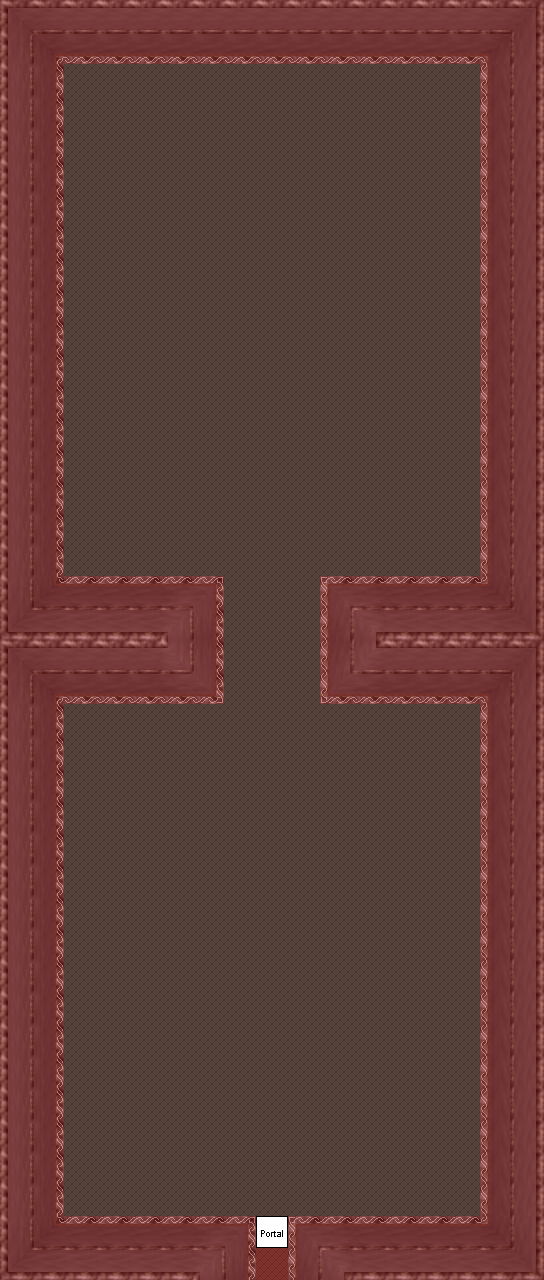

This is a level from a 2D game, rendered from its Tiled map with the project's own tilesets. A one-line summary and the map file follow, with tile-layer data summarised:
An orthogonal 17x40 tile map with 32x32 px tiles, 7 tile layers (0_floor, 1_terrain, 2_object, 3_roof, ...), 1 hidden layer not drawn, 4 tilesets.

<map version="1.2" tiledversion="1.3.0" orientation="orthogonal" renderorder="right-down" compressionlevel="0" width="17" height="40" tilewidth="32" tileheight="32" infinite="0" nextlayerid="9" nextobjectid="1">
 <editorsettings>
  <export target="home_12.tmx" format="tmx" />
 </editorsettings>
 <tileset firstgid="1" name="logic/collision" tilewidth="32" tileheight="32" tilecount="1" columns="1">
  <image source="../../tileset/logic/collision.png" width="32" height="32" />
 </tileset>
 <tileset firstgid="2" name="int_grey" tilewidth="32" tileheight="32" tilecount="121" columns="11">
  <image source="../../tileset/building/wall/int_grey.png" width="352" height="352" />
 </tileset>
 <tileset firstgid="123" name="floor_tiles" tilewidth="32" tileheight="32" tilecount="9" columns="3">
  <image source="../../tileset/ground/indoor/floor_tiles.png" width="96" height="96" />
 </tileset>
 <tileset firstgid="132" name="logic/portal" tilewidth="32" tileheight="32" tilecount="24" columns="8">
  <image source="../../tileset/logic/portal.png" width="256" height="96" />
 </tileset>
 <layer id="1" name="0_floor" width="17" height="40">
  <data>[680 cells, 680 non-empty, 1 distinct tile ids]</data>
 </layer>
 <layer id="2" name="1_terrain" width="17" height="40">
  <data>[680 cells, 250 non-empty, 40 distinct tile ids]</data>
 </layer>
 <layer id="3" name="2_object" width="17" height="40">
  <data>[680 cells, 0 non-empty, 0 distinct tile ids]</data>
 </layer>
 <layer id="4" name="3_roof" width="17" height="40">
  <data>[680 cells, 0 non-empty, 0 distinct tile ids]</data>
 </layer>
 <layer id="5" name="4_roof_add" width="17" height="40">
  <data>[680 cells, 0 non-empty, 0 distinct tile ids]</data>
 </layer>
 <layer id="6" name="objects" width="17" height="40">
  <data>[680 cells, 1 non-empty, 1 distinct tile ids]</data>
 </layer>
 <layer id="7" name="collision" width="17" height="40" opacity="0.24">
  <data>[680 cells, 251 non-empty, 1 distinct tile ids]</data>
 </layer>
 <layer id="8" name="protection" width="17" height="40" visible="0" opacity="0.2">
  <data>[680 cells, 0 non-empty, 0 distinct tile ids]</data>
 </layer>
</map>
